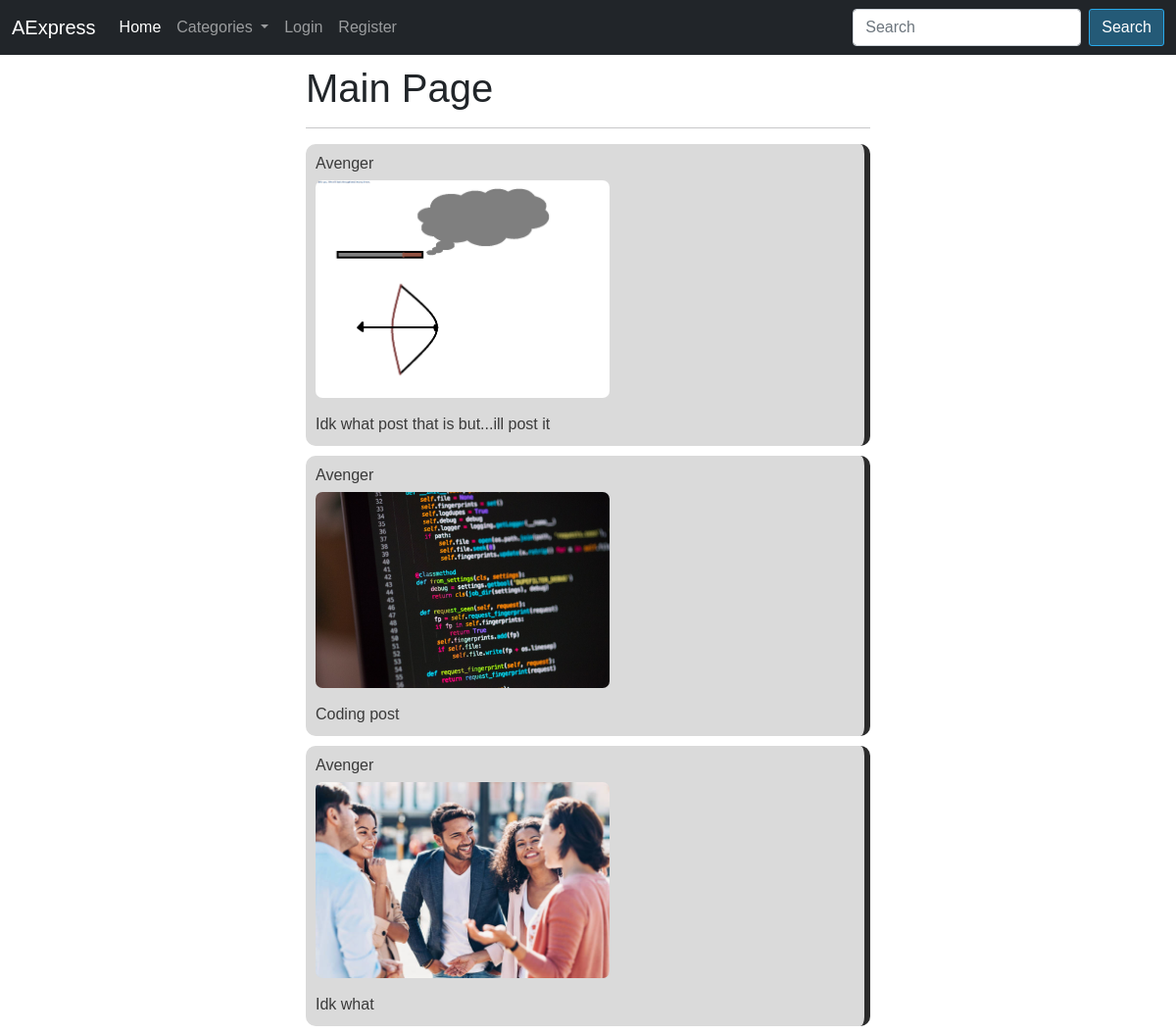
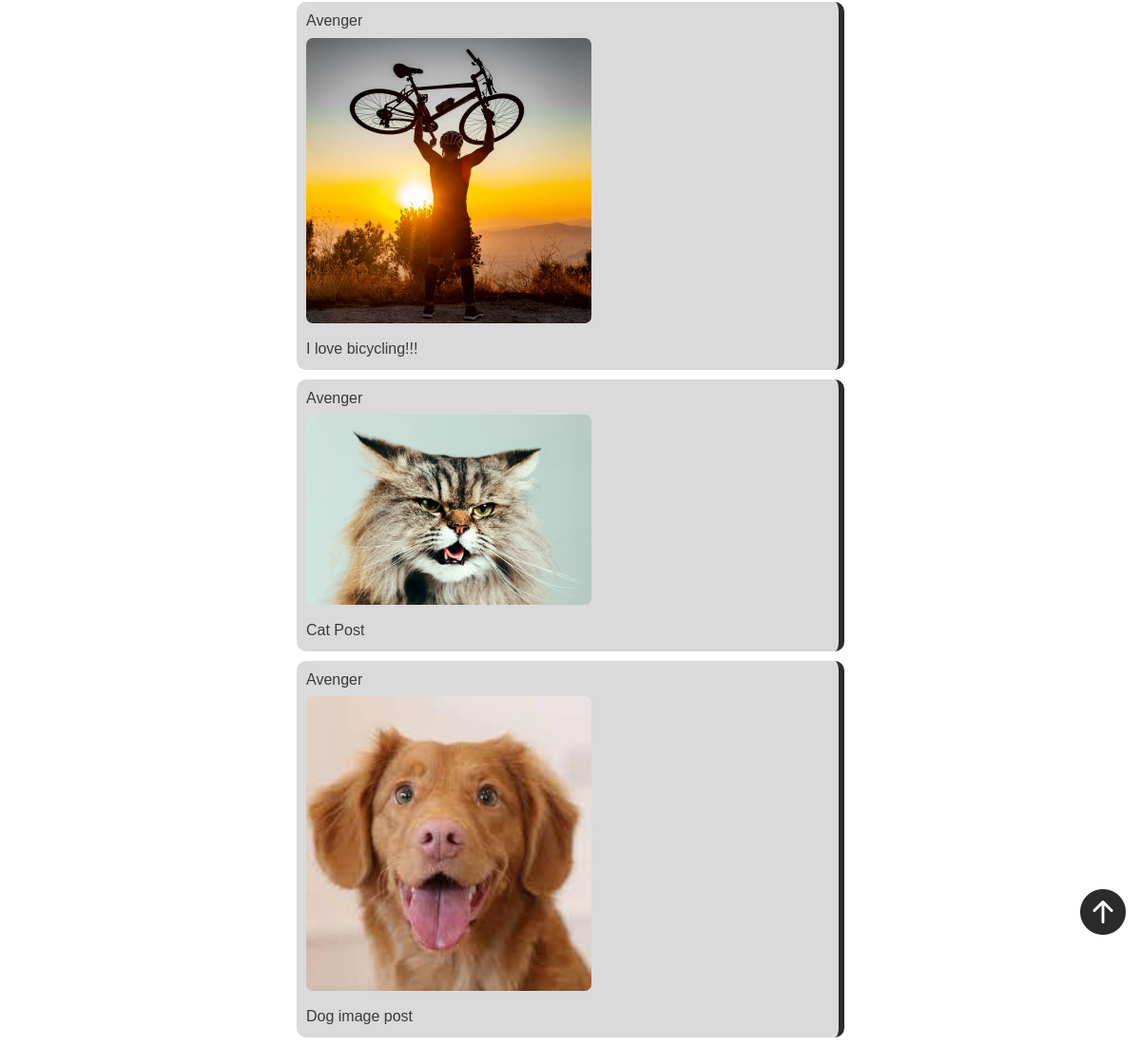
The page / on the database its author committed (2 pictures, top to bottom).
### mainapp/models.py (models this page shows, shortened)
class Post(models.Model):
    image = models.ImageField(null = True, blank = True,upload_to = "images/", verbose_name='Image')
    category = models.CharField(max_length=100)
    author = models.ForeignKey(User, on_delete=models.CASCADE, null=True, blank=True)
    content = models.TextField(null=True, blank=True, verbose_name='Description')
    likes = models.ManyToManyField(User, related_name = 'blog_posts')
    class Meta:
        verbose_name_plural = 'Posts'
        verbose_name = 'Post'
        ordering = ['-id']

### mainapp/views.py (the view)
# urls.py: path('', PostListView.as_view(), name = 'home'),
class PostListView(ListView):
    model = Post
    template_name = 'mainapp/index.html'
    def get_context_data(self, *args,**kwargs):
        cat_menu = Category.objects.all()
        context = super(PostListView, self).get_context_data(*args,**kwargs)
        context["cat_menu"] = cat_menu
        return context

### mainapp/models.py (called while the page is built)
    def __str__(self):
        return str(self.name)

### mainapp/templates/mainapp/index.html (shortened to what this page needs)
{% extends 'mainapp/base.html' %}
{% block content %}
  <h1>Main Page</h1><hr>
  {% for post in object_list %}
    <a class="text-decoration-none"  href="{% url 'detailview' post.pk %}">
      <div class="content">
        <h6>{{post.author.username}}</h6>
        {% if post.image %}
          <img class="index-img" src="{{post.image.url}}">
        {% endif %}
        <p class="post-text">{{post.content}}</p>
      </div>
    </a>
  {% endfor %}
{% endblock %}

### mainapp/templates/mainapp/base.html (shortened to what this page needs)
{% load static %}
<!DOCTYPE html>
<html lang="">
  <head>
      <link rel="stylesheet" href="https://cdn.jsdelivr.net/npm/bootstrap@5.1.3/dist/css/bootstrap.min.css">
      <link rel="stylesheet" href="https://cdn.jsdelivr.net/npm/bootstrap-icons@1.8.0/font/bootstrap-icons.css">
      <link rel="stylesheet" href="{% static 'main/css/main.css' %}">
  </head>
  <body>
    <nav id="navbar" class="navbar navbar-expand-lg navbar-dark bg-dark">
      <div class="container-fluid">
        <a class="navbar-brand" href="{% url 'home' %}">AExpress</a>
        <div class="collapse navbar-collapse" id="navbarScroll">
          <ul class="navbar-nav me-auto my-2 my-lg-0 navbar-nav-scroll" style="--bs-scroll-height: 100px;">
            <li class="nav-item">
              <a class="nav-link active" aria-current="page" href="{% url 'home' %}">Home</a>
            </li>
            {% if cat_menu %}
              <li class="nav-item dropdown">
                <a class="nav-link dropdown-toggle" href="#" id="navbarScrollingDropdown" role="button" data-bs-toggle="dropdown" aria-expanded="false">
                  Categories
                </a>
              </li>
            {% endif %}
            {% if user.is_authenticated %}
            <li class="nav-item">
              <a class="nav-link" href="{% url 'edit' %}">Update Profile</a>
            </li>
            <li class="nav-item">
              <a class="nav-link" href="{% url 'logout' %}">Logout</a>
            </li>
            {% else %}
            <li class="nav-item">
              <a class="nav-link" href="{% url 'login' %}">Login</a>
            </li>
            <li class="nav-item">
              <a class="nav-link" href="{% url 'register' %}">Register</a>
            </li>
            {% endif %}
          </ul>
          <form class="d-flex" method="POST" action="{% url 'search' %}">
            <input class="form-control me-2" type="search" placeholder="Search" aria-label="Search", name="searched">
            <button id="like-btn" class="btn btn btn-outline-primary" type="submit">Search</button>
          </form>
        </div>
      </div>
    </nav>
    <div class="container main-div">
      {% block content %}{% endblock %}
    </div>
    <a class="to-up" href="#navbar"><i class="bi bi-arrow-up-circle-fill"></i></a>
  </body>
</html>

### mainapp/static/main/css/main.css (style rules this page uses)
body { font-family: Arial, Helvetica, sans-serif; }
h1 { margin-bottom: 0px; padding-top: 10px; }
.main-div { position: relative; display: block; margin-top: 20px; width: 50%; height: 100%; margin: auto; }
.content { display: block; position: relative; padding: 10px; border-radius: 10px; color: rgb(58, 58, 58); background: rgb(218, 218, 218); margin-bottom: 10px; border-right: 6px solid rgb(43, 43, 43); }
.index-img { width: 400px; border-radius: 7px; }
@media (max-width: 1200px) { .index-img { width: 300px; border-radius: 7px; } }
.post-text { margin: 0px; margin: 15px 0px 0px 0px; }
#like-btn { color: white; background-color: rgb(41, 170, 235, 0.400); border: 1px solid rgb(41, 170, 235); border-radius: 3px; margin-right: 0px; }
.to-up { color: rgb(43, 43, 43); position: fixed; top: 93%; left: 96%; border-radius: 50%; transform: scale(3); }

### rows shown on the page
Post: author.username "Avenger", image (picture), content "Idk what post that is but...ill post it"
Post: author.username "Avenger", image (picture), content "Coding post"
Post: author.username "Avenger", image (picture), content "Idk what"
Post: author.username "Avenger", image (picture), content "I love bicycling!!!"
Post: author.username "Avenger", image (picture), content "Cat Post"
Post: author.username "Avenger", image (picture), content "Dog image post"
